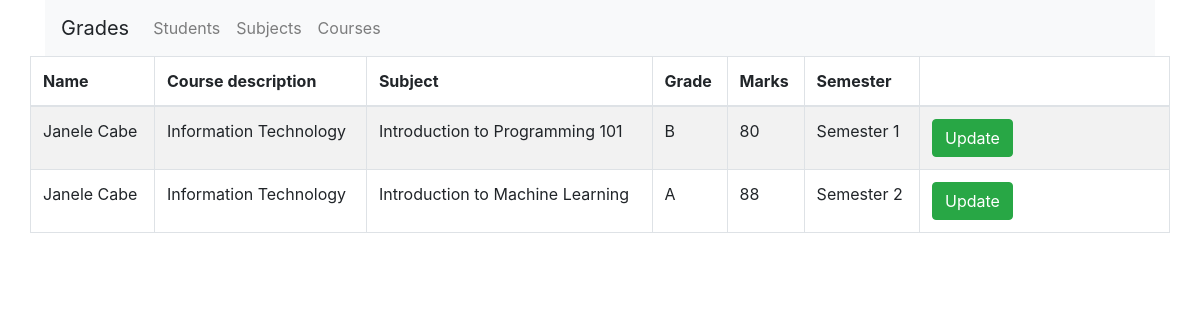
/grades/index.php, run on the app's committed database.
### tables this page shows
CREATE TABLE `student_subject_grade` (
  `ssg_id` int(11) NOT NULL,
  `student_id` int(255) NOT NULL,
  `course_id` int(11) NOT NULL,
  `subject_id` int(11) NOT NULL,
  `grade` varchar(255) NOT NULL,
  `mark` int(11) NOT NULL,
  `semester` varchar(255) DEFAULT NULL
);

CREATE TABLE `student` (
  `student_id` int(255) NOT NULL,
  `firstname` varchar(255) NOT NULL,
  `lastname` varchar(255) NOT NULL,
  `dob` date NOT NULL,
  `sy_enrolled` year(4) NOT NULL
);

CREATE TABLE `course` (
  `course_id` int(255) NOT NULL,
  `name` varchar(255) NOT NULL,
  `total_credits` int(10) NOT NULL
);

CREATE TABLE `subjects` (
  `subject_id` int(255) NOT NULL,
  `name` varchar(255) NOT NULL,
  `credit_point` int(255) NOT NULL
);

### grades/index.php (the view, shortened to what this page needs)
<!DOCTYPE html>
<html lang="en">
<head>
    <link rel="stylesheet" href="https://stackpath.bootstrapcdn.com/bootstrap/4.1.3/css/bootstrap.min.css">
    <link   href="../css/bootstrap.min.css" rel="stylesheet">
    </head>
<body>
    <div class="container">
    <nav class="navbar navbar-expand-lg navbar-light bg-light">
              <a class="navbar-brand">Grades</a>
              <div class="collapse navbar-collapse" id="navbarSupportedContent">
                <ul class="navbar-nav mr-auto">
                  <li class="nav-item">
                    <a class="nav-link" href="../index.php">Students</a>
                  </li>
                  <li class="nav-item">
                    <a class="nav-link" href="../subjects/index.php">Subjects</a>
                  </li><li class="nav-item">
                    <a class="nav-link" href="../courses/index.php">Courses</a>
                  </li>
                </ul>
              </div>
            </nav>
            <div class="row">
                <table class="table table-striped table-bordered">
                  <thead>
                    <tr>
                      <th>Name</th>
                      <th>Course description</th>
                      <th>Subject</th>
                      <th>Grade</th>
                      <th>Marks</th>
                      <th>Semester</th>
                      <th></th>
                    </tr>
                  </thead>
                  <tbody>
                  <?php
                   $pdo = Database::connect();
                   $sql = 'SELECT std.firstname,std.lastname, c.name as coursename, s.name as subname , ssg.grade, ssg.mark, ssg.semester from student std, course c, subjects s, student_subject_grade ssg where std.student_id = ssg.student_id and c.course_id = ssg.course_id and s.subject_id = ssg.ssg_id';
                   foreach ($pdo->query($sql) as $row) {
                            echo '<tr>';
                            echo '<td>'. $row['firstname'] . " ". $row['lastname']. '</td>';
                            echo '<td>'. $row['coursename'] . '</td>';
                            echo '<td>'. $row['subname'] . '</td>';
                            echo '<td>'. $row['grade'] . '</td>';
                            echo '<td>'. $row['mark'] . '</td>';
                            echo '<td>'. $row['semester'] . '</td>';
                            echo '<td width=250>';
                            echo '<a class="btn btn-success" href="students/update.php?id='.$row['student_id'].'">Update</a>';
                            echo '</td>';
                            echo '</tr>';
                   }
                  ?>
                  </tbody>
            </table>
        </div>
    </div>
  </body>
</html>

### data on the page
student_subject_grade: student.firstname "Janele", student.lastname "Cabe", course.name "Information Technology", subject.name "Introduction to Programming 101", grade "B", mark "80", semester "Semester 1"
student_subject_grade: student.firstname "Janele", student.lastname "Cabe", course.name "Information Technology", subject.name "Introduction to Machine Learning", grade "A", mark "88", semester "Semester 2"
